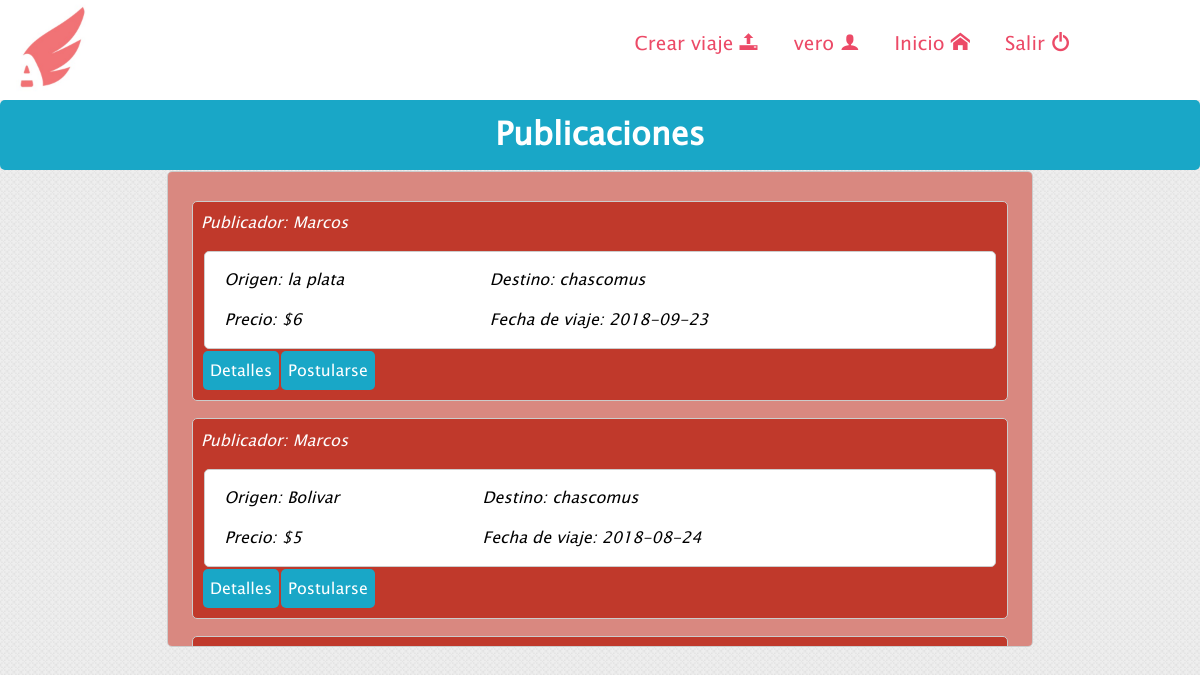
Screenshot of /inicio.php (signed in) with the database file from the repository.
### tables this page shows
CREATE TABLE `viajes` (
  `id` int(11) NOT NULL,
  `vehiculo_id` int(11) NOT NULL,
  `costo` float NOT NULL,
  `copilotos` int(11) NOT NULL,
  `fecha` date NOT NULL,
  `horario` time NOT NULL,
  `descripcion` varchar(255) DEFAULT NULL,
  `activo` tinyint(4) NOT NULL,
  `tipo` enum('ocasional','diario','semanal') NOT NULL DEFAULT 'ocasional',
  `origen` varchar(50) DEFAULT NULL,
  `destino` varchar(50) DEFAULT NULL
);

CREATE TABLE `usuarios` (
  `id` int(11) NOT NULL,
  `tipoimagen` varchar(45) DEFAULT NULL,
  `contenidoimagen` longblob,
  `email` varchar(255) NOT NULL,
  `password` varchar(32) NOT NULL,
  `nombre` varchar(45) NOT NULL,
  `apellido` varchar(45) NOT NULL,
  `fecha_nac` date NOT NULL
);

CREATE TABLE `vehiculo` (
  `id` int(11) NOT NULL,
  `usuario_id` int(11) NOT NULL,
  `marca` varchar(100) NOT NULL,
  `patente` varchar(100) NOT NULL,
  `modelo` varchar(100) NOT NULL,
  `asientos` int(11) NOT NULL,
  `activo` tinyint(4) NOT NULL
);

### clases.php (called while the page is built, shortened)
<?php
class validar{
	function esta_logueado(){
		if (isset($_SESSION['id'])) {
			return true;
		}else{return false;}
	}
	function nombre(){
		if (isset($_SESSION['nombre'])) {
			return ($_SESSION['nombre']);
		}else{
			return "";}
	}
	function id(){
		if (isset($_SESSION['id'])) {
			return ($_SESSION['id']);
		}
		else "";
	}
}
?>

### inicio.php (the view, shortened to what this page needs)
<?php
 include('header.php');
 $id = $verificar->id();
 $consulta1 = ("SELECT * FROM vehiculo WHERE usuario_id = $id");
 $consulta2= ("SELECT * FROM viajes");
 $resultado2 = mysqli_query($link, $consulta2);
?>
  	<h1 class="h1-form"> Publicaciones </h1>
  	<br>
<div class="scrollable div_incio" >
 <?php
 while ($fila = mysqli_fetch_array($resultado2)){ ?>
 	<article class="article_exterior">
 		<p class="text_center">
		<?php
	  		$consulta3 = ("SELECT usuario_id FROM vehiculo where id = $fila[vehiculo_id]");
	  		$resultado3 = mysqli_query($link,$consulta3);
	  		$id_user= mysqli_fetch_array($resultado3);
	  		$consulta4 = ("SELECT nombre from usuarios where id = $id_user[usuario_id]");
	  		$resultado4 = mysqli_query($link, $consulta4);
	  		$nombre = mysqli_fetch_array($resultado4);
		?>
		<?php
	 		if ($id_user['usuario_id'] == $id) {
	 	?>
			<p style="font-style: italic; color: #FDFEFE;">Publicador: Tú </p>
		<?php }else{
		?>
		<p style="font-style: italic; color: #FDFEFE">Publicador: <?php echo $nombre['nombre']; ?></p>
		<?php }
		?>
	  	<article class="mis_vehiculos" style="width: 97%;">
		<table class="tabla" >
			<tr>
				<td class="td-p">
					<p class="p-perfil p-left" style="font-style: italic;">Origen: <?php echo ($fila['origen']); ?>
					</p>
				</td>
		   	 	<td >
		    	 	<p  class="p-perfil p-left " style="font-style: italic;">Destino: <?php echo ($fila['destino']); ?>
		    	 	</p>
		    	</td>
		    </tr>
		    <tr>
		    	<td class="td-p">
		    		<?php
		    		 $consultaV = ("SELECT asientos FROM vehiculo where id = $fila[vehiculo_id]");
		    		 $resultadoV = mysqli_query($link,$consultaV);
		    		 $asientos = mysqli_fetch_array($resultadoV);
		    		 ?>
		    		<p class="p-perfil p-left " style="font-style: italic;">Precio: $<?php echo round($fila['costo'] / ($asientos['asientos'] + 1));  ?>
		    		</p>
		    	</td>
		    	<td class="p-perfil p-left " style="font-style: italic;">Fecha de viaje: <?php echo ($fila['fecha']); ?>
		    	</td>
		    </tr>
		</table>
	    </article>
	    <table>
			<tr>
		   		 <td class="Td-a" >
		    		<a class="a-link2 a-rig fondo-blue"  href="">Detalles
		    		</a>
		    	</td>
					<?php
						 $pertenece = false;
					     $resultado1 = mysqli_query($link, $consulta1);
						while ( $user = mysqli_fetch_array($resultado1)){
 			              if ($fila['vehiculo_id'] == $user['id']) {
 			              	$pertenece = true;
					?>
							<td class="Td-a">
						       <a class="a-link2 a-rig fondo-blue " href="">Modificar
						       </a>
						    </td>
						    <td class="Td-a">
						    	<a class="a-link2 a-rig fondo-blue " href="Postulantes.php?id_viaje=<?php echo $fila['id'] ?>&origen=<?php echo $fila['origen'] ?>&destino=<?php echo $fila['destino'] ?> ">Postulantes
						    	</a>
						    </td>
				    <?php }} if ($pertenece == false) {
				     ?>
  				    	<td class="Td-a" >
		    				<a name="postularse" class="a-link2 a-rig fondo-blue"  href="alta_postulacion.php?id=<?php echo $id ?>&id_viaje=<?php echo $fila['id'] ?> ">Postularse
		    				</a>
		    			</td>
				 <?php }?>
		      </tr>
		   </table>
      </p>
	</article>
<?php } ?>
</div>

### header.php (shortened to what this page needs)
<?php
$link=conectar();
include('clases.php');
 ?>
<!DOCTYPE html>
<html lang="es">
<head>
	<link rel="stylesheet" href="css/text_fuentes.css">
	<link rel="stylesheet" href="css/iconos/style.css">
	<link rel="stylesheet" href="css/header.css">
	<link rel="stylesheet" href="css/footer.css">
	<link rel="stylesheet" href="css/busqueda.css">
	<link rel="stylesheet" href="css/mi_perfil.css">
	<link rel="stylesheet" href="css/index.css">
	<link rel="stylesheet" href="css/crear_viaje.css">
	<link rel="stylesheet" href="css/mis_vehiculos.css">
	<link rel="stylesheet" type="text/css" href="css/modificar_vehiculo.css">
	<link rel="stylesheet" type="text/css" href="css/Postulantes.css">
</head>
<body>
	<header>
		<div id="logo"></div>
			<nav>
				<ul>
				<?php
				$verificar = new validar($link);
				if ($verificar->esta_logueado()){ ?>
				<li><a class="a-link color-a " href="Agregar_viaje.php">Crear viaje <span class="icon-upload3"></span></a></li>
				<li><a class="a-link color-a" href="mi_perfil.php"><?php echo ($verificar->nombre()); ?> <span class="icon-user"></span></a></li>
				<li><a class="a-link color-a" href="inicio.php">Inicio <span class="icon-home"></span></a></li>
				<li><a class="a-link color-a" href="salir.php">Salir <span class="icon-switch"></span> </a></li>
				<?php } else { ?>
				<li><a class="a-link color-a" class="" href="index.php"><span class="icon-users"></span>Login</a></li>
				<li><a class="a-link color-a" class="" href="registrarse.php"> <span class="icon-file-text"></span> Registrarse</a>
				<?php } ?>
				</ul>
			</nav>
	</header>

### css/header.css (style rules this page uses)
* { margin: 0 ; padding: 0; }
html { position: relative; min-height: 100%; font-family: lucina; }
body { margin: 0 0 65px; background-image: url(../fondos/f4.png); background-size: 70px 70px; opacity: 50; }
header { width: 100%; height:100px; overflow:hidden; width: auto; background-color: #fff; }
#logo { width: 30%; height: 100px; background-image: url(../fondos/Logo.jpg); background-size: 100px 100px; background-repeat: no-repeat; display: inline-block; }
header nav { margin: auto; box-sizing: border-box; height: 100px; width: 60%; display:inline-block; }
header nav ul { display: inline-block; list-style: none; line-height: 50px; box-sizing: border-box; float: right; margin-top: 2%; }
header nav ul li { box-sizing: border-box; display: inline-block; padding: 5px; }
a { text-decoration: none; }
.color-a { color: #EC4A67; }
.a-link { padding: 10px; border-radius: 5px; -webkit-transition-duration: 0.4s; transition-duration: 0.4s; font-size: 1.2em; }
.fondo-blue { background-color: #19A7C7; }

### css/mi_perfil.css (style rules this page uses)
.p-perfil { line-height: 2.5em; }

### css/index.css (style rules this page uses)
.h1-form { text-align: center; line-height: 70px; background-color: #19A7C7; color: #fff; border-radius: 5px; margin-bottom:-4%; position: relative; }

### css/mis_vehiculos.css (style rules this page uses)
.mis_vehiculos { margin: 0 auto; width: 84%; border: 1px solid #ccc; padding: 1%; margin-top: 2%; border-radius: 5px; background-color: #fff; }
.tabla { margin:0 auto; width: 97%; border-collapse: collapse; }
.a-link2 { padding: 7px; color: #fff; border-radius: 5px; box-sizing: border-box; }
.a-rig { float: right; }
.text_center { text-align: center; }

### css/Postulantes.css (style rules this page uses)
.article_exterior { margin: 0 auto; width: 95%; border: 1px solid #ccc; padding: 1%; margin-top: 2%; border-radius: 5px; background-color: #fff; background: #C0392B; }
.div_incio { margin: 0 auto; width: 70%; border: 1px solid #ccc; padding: 1%; margin-top: 2%; border-radius: 5px; background-color: #fff; background: #D98880; }
.Td-a { margin-right: 50%; }
.scrollable { height: 450px; overflow: auto; }

### rows the page displays
viajes: usuarios.nombre "Marcos", origen "la plata", destino "chascomus", $fila['costo'] / ($asientos['asientos'] + 1) "6", fecha "2018-09-23"
viajes: usuarios.nombre "Marcos", origen "Bolivar", destino "chascomus", $fila['costo'] / ($asientos['asientos'] + 1) "5", fecha "2018-08-24"

### other values shown
$verificar->nombre() "vero"
